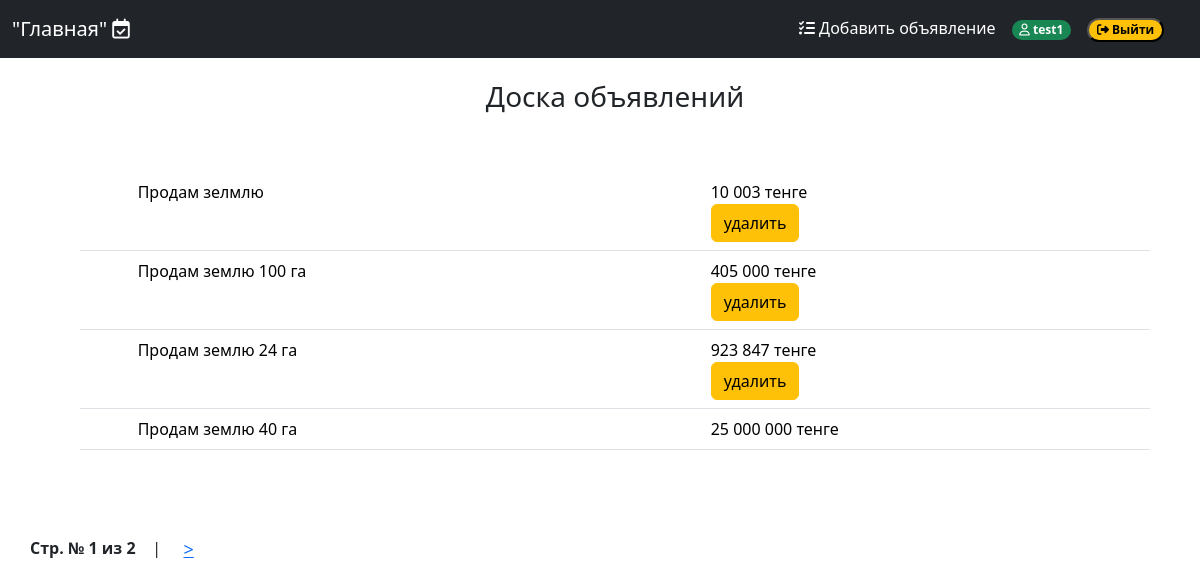
Before: /rubric/10/ (signed in) with the older database file.
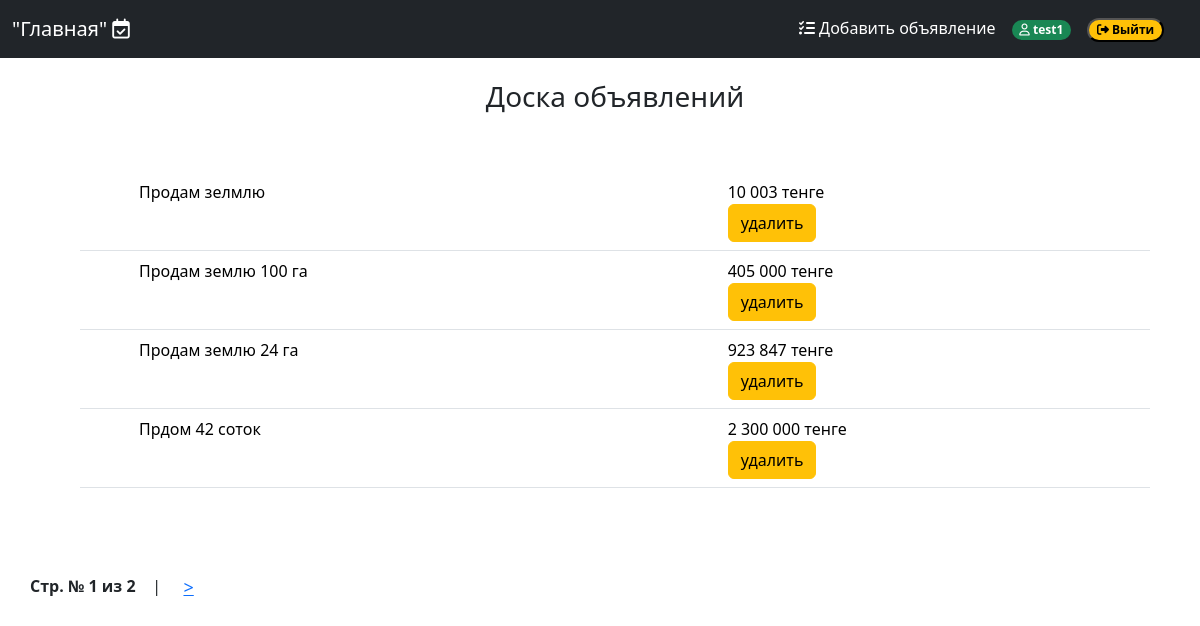
After: the same page with the newer database file.
### app/models.py (models this page shows, shortened)
class Post(models.Model):
    rubric = models.ForeignKey(Rubric, on_delete=models.PROTECT, verbose_name='Раздел')
    title = models.CharField(max_length=255, verbose_name='Заголовок')
    content = models.TextField(verbose_name='Описание')
    price = models.IntegerField(verbose_name='Цена')
    contact = models.TextField(verbose_name='Контакты')
    image = ThumbnailerImageField(verbose_name='Картинка', upload_to='posts', blank=True)
    created_at = models.DateTimeField(auto_now_add=True, verbose_name='Дата')
    author = models.ForeignKey(User, on_delete=models.CASCADE, verbose_name='Автор')

### app/views.py (the view)
# urls.py: path('rubric/<int:subrubric_pk>/', PostsView.as_view(), name='posts'),
class PostsView(View):
    def get(self, request, subrubric_pk):
        rubric = Rubric.objects.get(pk=subrubric_pk)
        posts = Post.objects.filter(rubric=rubric)
        paginator = Paginator(posts, 4)
        if 'page' in request.GET:
            page_num = request.GET['page']
        else:
            page_num = 1
        posts = paginator.get_page(page_num)
        context = {'page':posts}
        return render(request, 'posts.html', context)

### app/templatetags/custom_filters.py (called while the page is built)
@register.filter
def thousands_with_spaces(value):
    try:
        value = int(value) if isinstance(value, str) else value
        formatted_value = "{:,}".format(value).replace(",", " ")
        return formatted_value
    except (ValueError, TypeError):
        return value

### templates/posts.html (shortened to what this page needs)
{% extends "base.html" %}
{% load static %}
{% load custom_filters %}
{% block content %}
<h3 style="text-align: center;"> Доска объявлений </h3>
<div style="padding: 50px;">
    <table class="table">
        <tbody>
            {% for each in page %}
            <tr onclick="location.href='{% url 'post' subrubric_pk=each.rubric.pk post_pk=each.pk %}'" style="cursor: pointer;">
                <td> <img src="{{ each.image.lenta.url }}"> </td>
                <td> {{ each.title }} </td>
                <td> {{ each.price|thousands_with_spaces }} тенге <br> {% if each.author.username == request.user.username %}
                    <a href="{% url 'delete_post' subrubric_pk=each.rubric.pk post_pk=each.pk %}"  class="btn btn-warning"> удалить
                    </a> {% endif %} </td>
            </tr>
            {% endfor %}
        </tbody>
    </table>
</div>
<div class="pagination">
    <span class="current">Стр. № {{ page.number }} из {{ page.paginator.num_pages }}</span>
    {% if page.has_next %}
        &nbsp; &nbsp; | &nbsp;&nbsp;
        <a href="?page={{ page.next_page_number }}"> &gt; </a>
    {% endif %}
</div>
{% endblock %}

Changed rows visible on the page:
removed Post: title "Продам землю 40 га", price|thousands_with_spaces "25 000 000"
now on this page (row unchanged): Post: title "Прдом 42 соток", price|thousands_with_spaces "2 300 000", shows "удалить"
